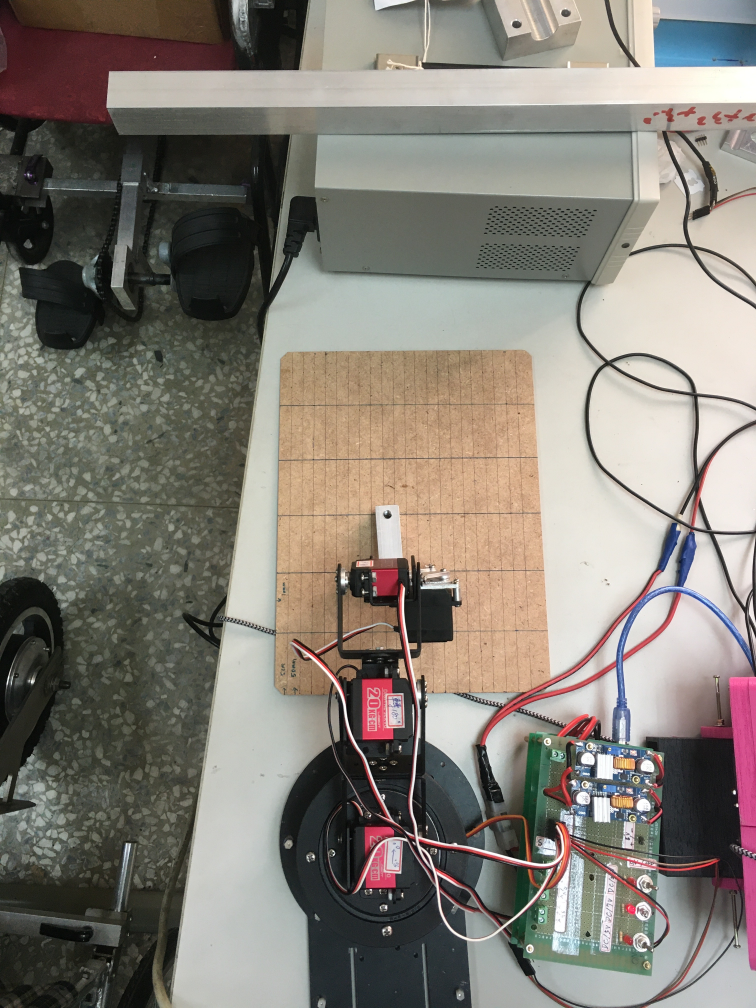
#> input picture GMTCV/1.jpg, 3024 x 4032 px (shown at 1/4 size)
$ python setMouseCallback.py   (older library calls are emulated)
#> lines starting #> are read from the running program, lines starting #| are printed output that depends on the picture; after the words box and inside, x2 and y2 are one past the last pixel; in counts of white or black regions, pixels touching at a corner belong together
import cv2

def mouse(event, x, y, flags, param):
    if event == cv2.EVENT_LBUTTONDOWN:
        xy = "%d,%d" % (x, y)
        cv2.circle(im, (x, y), 1, (255, 255, 255), thickness = -1)
        cv2.putText(im, xy, (x, y), cv2.FONT_HERSHEY_PLAIN,
                    1.0, (255, 255, 255), thickness = 1)
        cv2.imshow("image", im)

im = cv2.imread("1.jpg")
#> im is the input picture: shape (4032, 3024, 3); mean B, G, R 117.2, 125.4, 131
im = cv2.resize(im, (500, 500), interpolation=cv2.INTER_CUBIC)
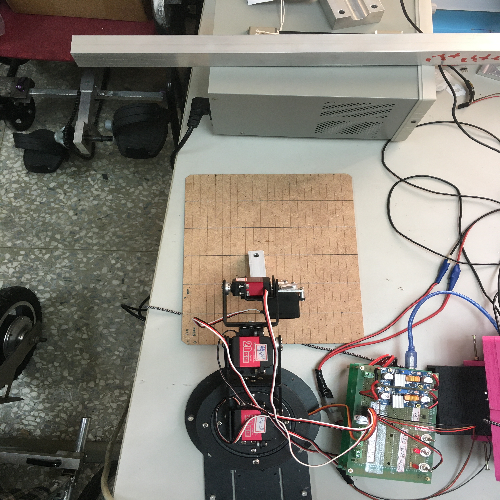
#> im: shape (500, 500, 3); mean B, G, R 117.2, 125.4, 131
gray = cv2.cvtColor(im, cv2.COLOR_BGR2GRAY)
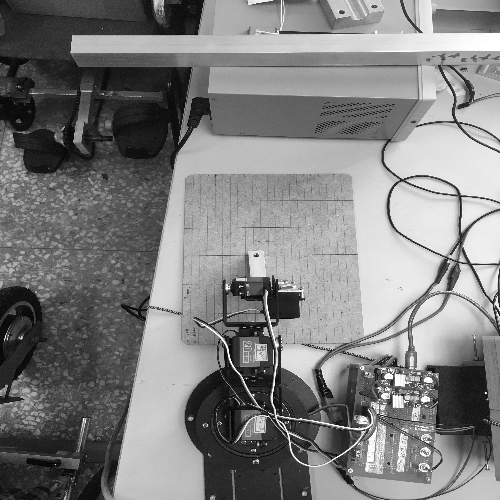
#> gray: shape (500, 500); min 0, max 255, mean 126.2
blurred = cv2.GaussianBlur(gray,(7,7),0)
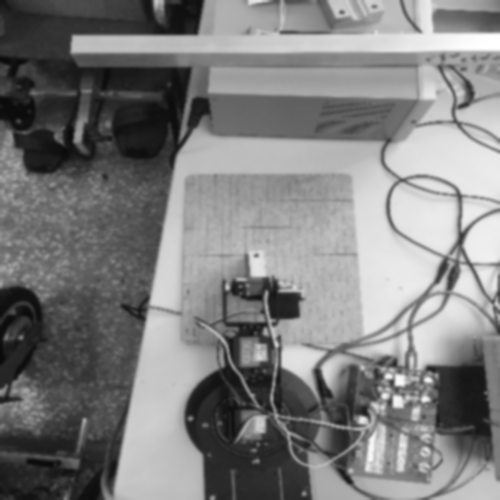
#> blurred: shape (500, 500); min 9, max 255, mean 126.2
thresh = cv2.Canny(blurred,128,256)
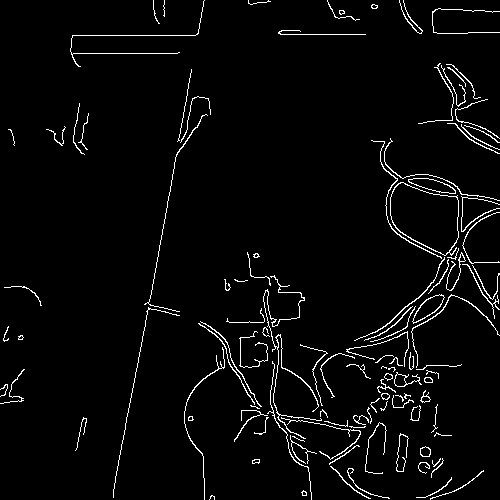
#> thresh: shape (500, 500); 3.3% white in thin lines or dots
#ret,binary = cv2.threshold(blurred,127,255,cv2.THRESH_BINARY)
#_,contours,_ = cv2.findContours(thresh,cv2.PETR__EXTERNAL,cv2.CHAIN__APPROX_SIMPLE)
def onmouse(event,x,y,flags,param):
    if event==cv2.EVENT_LBUTTONDOWN:
        print(x,y)
(cnts, _) = cv2.findContours(thresh, cv2.RETR_EXTERNAL, cv2.CHAIN_APPROX_SIMPLE)
#> cnts = 111 contours, 78 with area under 20; largest, box (x1, y1, x2, y2) and area: (390, 182, 459, 256) 3489, (412, 294, 445, 324) 410, (408, 178, 456, 194) 374, (394, 372, 422, 387) 128, (263, 275, 322, 439) 91
for c in cnts:

        # CV2.moments會傳回一系列的moments值，我們只要知道中點X, Y的取得方式是如下進行即可。

        M = cv2.moments(c)
        if int(M["m00"])!=0:

            cX = int(M["m10"] / M["m00"])

            cY = int(M["m01"] / M["m00"])


        # 在中心點畫上黃色實心圓

        cv2.circle(im, (cX, cY), 1, (1, 227, 254), -1)
        cv2.drawContours(im,c,-1,(0,0,255),3)
#> this loop made 111 passes
#> (cX, cY) on passes 1 to 12: (211, 495), (303, 492), (441, 486), (464, 483), (358, 483), (347, 482), (424, 465), (255, 460), (437, 467), (436, 462), (424, 451), (342, 454)
#> cX on pass 101: 443
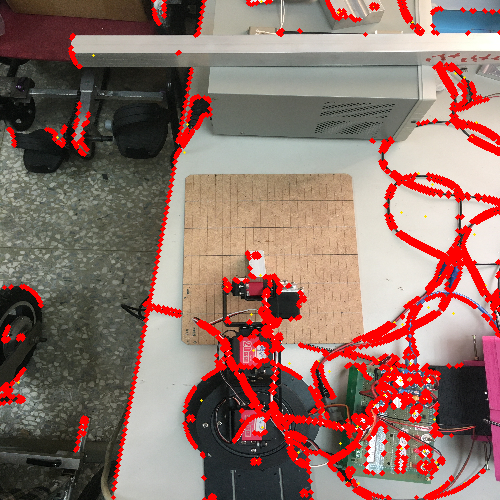
#> im: shape (500, 500, 3); 10.02% of pixels changed, all inside (x1, y1, x2, y2) = (0, 0, 500, 500)
cv2.namedWindow("image")
cv2.imshow("image", im)
cv2.resizeWindow("image", 500, 500)
cv2.setMouseCallback("image", mouse)

cv2.waitKey(0)
cv2.destroyAllWindows()

$ run again, with GMTCV/2.jpg copied over GMTCV/1.jpg
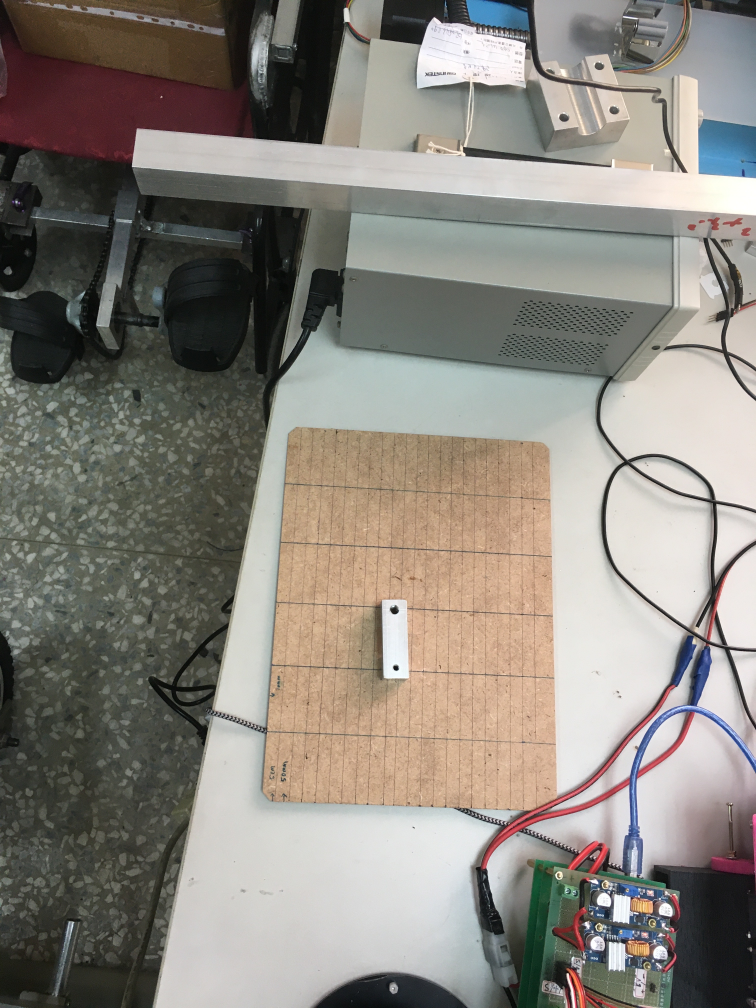
#> input picture GMTCV/2.jpg, 3024 x 4032 px (shown at 1/4 size)
#> im is the input picture: shape (4032, 3024, 3); mean B, G, R 124.7, 132.3, 137.2
#> `thresh = cv2.Canny(blurred,128,256)`:
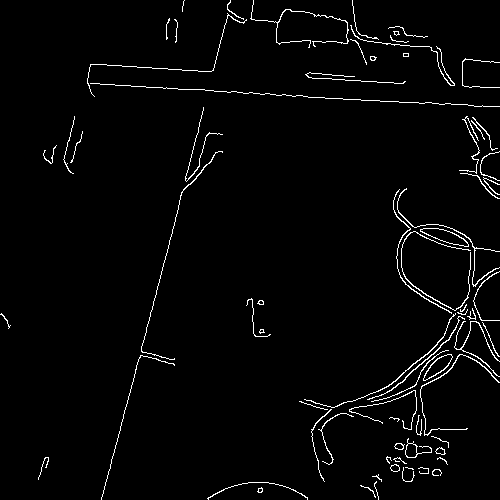
#> thresh: shape (500, 500); 2.5% white in thin lines or dots
#> cnts = 72 contours, 51 with area under 20; largest, box (x1, y1, x2, y2) and area: (420, 228, 469, 247) 406, (423, 354, 453, 381) 328, (405, 438, 432, 458) 144, (367, 316, 465, 400) 64, (304, 313, 456, 408) 64
#> the loop `for c in cnts:` made 72 passes
#> (c, cX, cY) on pass 60: ([[403, 53], [403, 56], [408, 56], [408, 53]], 405, 54)
#> after the loop `for c in cnts:`:
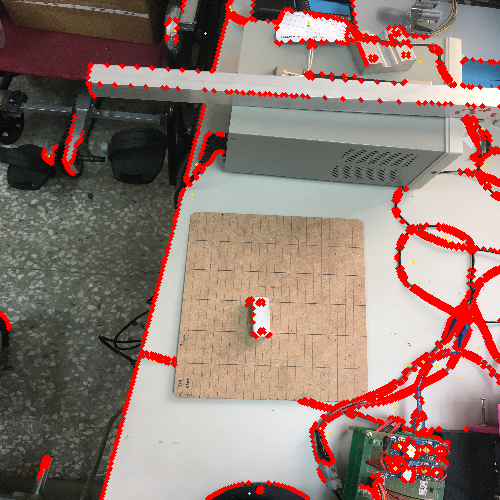
#> im: shape (500, 500, 3); mean B, G, R 114.5, 122.2, 145.6

$ run again, with GMTCV/3.jpg copied over GMTCV/1.jpg
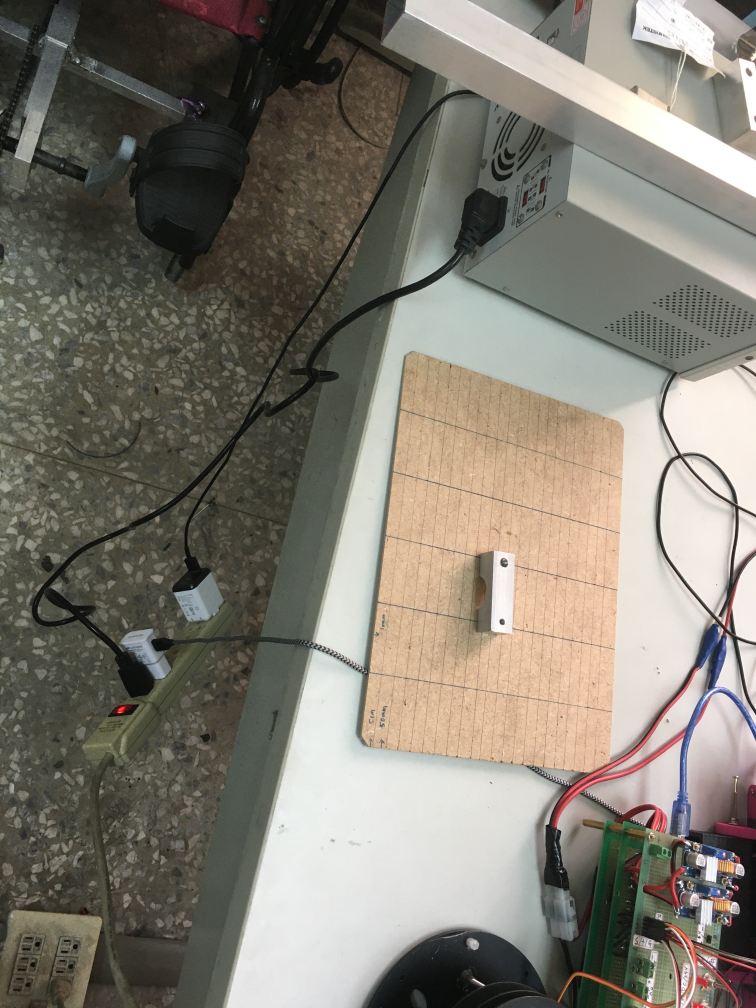
#> input picture GMTCV/3.jpg, 3024 x 4032 px (shown at 1/4 size)
#> im is the input picture: shape (4032, 3024, 3); mean B, G, R 112.9, 123.3, 128.1
#> `thresh = cv2.Canny(blurred,128,256)`:
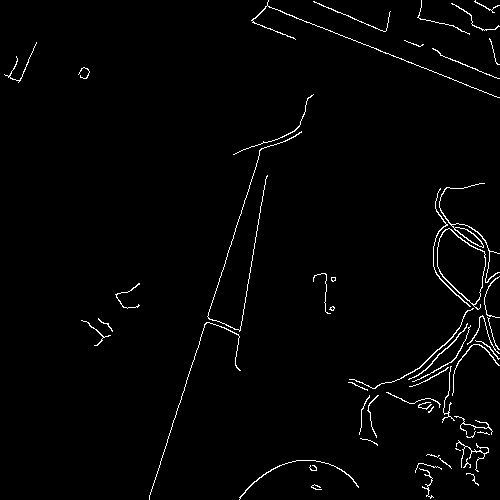
#> thresh: shape (500, 500); 1.8% white in thin lines or dots
#> cnts = 53 contours, 41 with area under 20; largest, box (x1, y1, x2, y2) and area: (437, 228, 486, 310) 2374, (439, 183, 500, 283) 249, (349, 308, 474, 389) 62, (433, 188, 471, 307) 52, (239, 460, 359, 500) 49
#> the loop `for c in cnts:` made 53 passes
#> (cX, cY) on passes 1 to 8: (315, 486), (473, 479), (427, 482), (313, 467), (431, 466), (289, 479), (466, 463), (444, 462)
#> after the loop `for c in cnts:`:
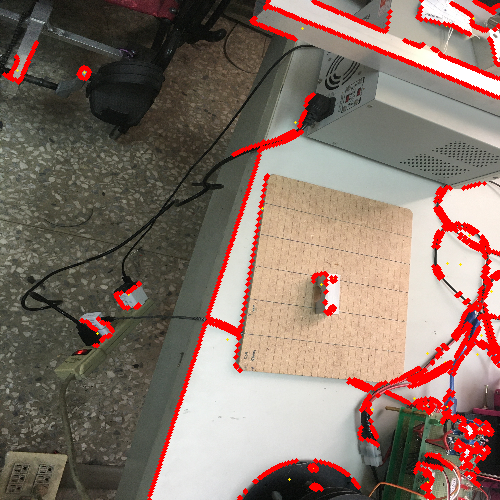
#> im: shape (500, 500, 3); mean B, G, R 104.1, 114.4, 134.7
